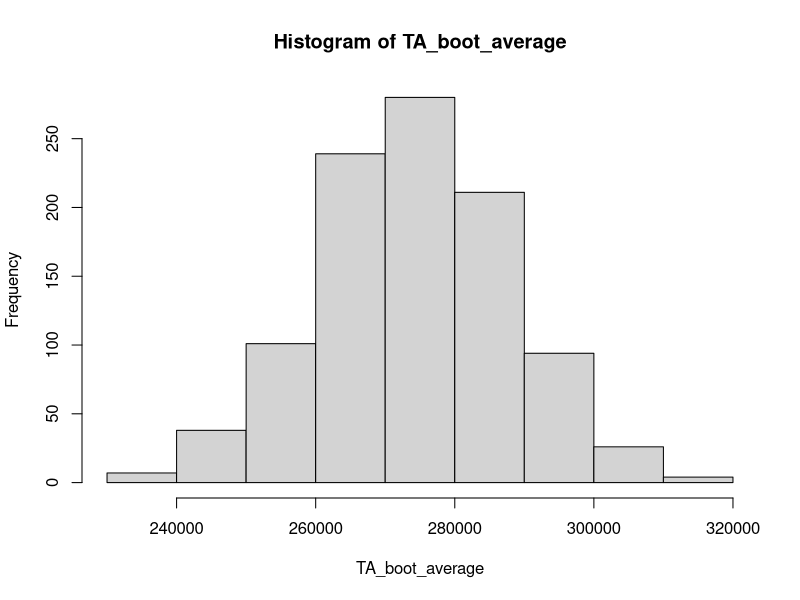
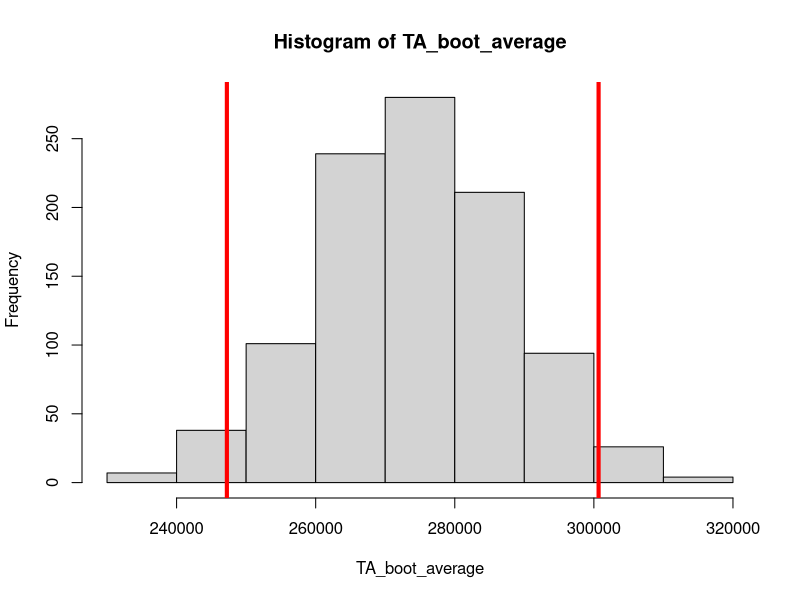

The R script that drew these images, in order:
#SIMPLE BOOTSTRAP APPROACH TO GENERATE POINT ESTIMATE AND CONFIDENCE INTERVAL

#Using some perchlorate data...
#read in the file, making sure you've set the right working directory
Perchlorate_Data <- read.table('Perchlorate_Data.csv', header=T, sep=',')

#take a random sample with replacement of the testes area data
TA_sample <- sample(Perchlorate_Data$Testes_Area, replace=TRUE)

#find the mean of this sample
TA_average <- mean(TA_sample)
print(TA_average)

#now resample the testes area data 1000 times
TA_boot <- NULL
for (i in 1:1000){
  TA_boot <- rbind((sample(Perchlorate_Data$Testes_Area, replace=TRUE)), TA_boot)
}

#what does your final matrix look like?
tail(TA_boot)

#get the mean testes area for each bootstrap replicate
TA_boot_average <- apply(TA_boot, 1, mean)

#now plot a frequency distribution of the resampled means
#what does it look like?
hist(TA_boot_average)

#calculate the standard deviation of the resampled means (aka the bootstrap standard error)
sd(TA_boot_average)

#calculate the original standard error of the mean for x
sd(Perchlorate_Data$Testes_Area)/sqrt(390)

#calculate the 2.5th and 97.5th percentiles from the distribution of resampled means (~95% confidence interval)
lower_CI <- quantile(TA_boot_average, probs=0.025)
upper_CI <- quantile(TA_boot_average, probs=0.975)

#plot them on the resampled distribution
#what does this interval actually mean in terms of the testes area data?
hist(TA_boot_average)
abline(v=lower_CI, lwd=4, col='red')
abline(v=upper_CI, lwd=4, col='red')